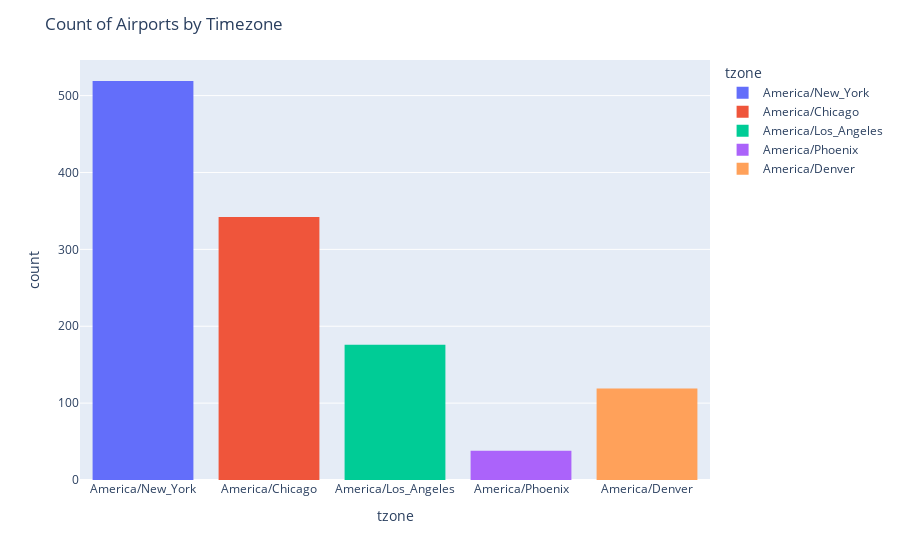

Notebook cell for this chart:
### Code cell
# Histogram of the number or airports in each timezone

fig = px.histogram(df_airports,
             x = 'tzone',
             color = 'tzone'
            )
             
fig.update_layout(
    title = 'Count of Airports by Timezone')
    
fig.show()

### Figure 1 — Plotly figure (JSON) as saved in the notebook; plotly's stock layout.template omitted (floating-point values rounded to 4 significant figures; data arrays with more than 128 entries replaced by an {"elided": "..."} marker saying what was removed)
{"data": [{"alignmentgroup": "True", "bingroup": "x", "hovertemplate": "tzone=%{x}<br>count=%{y}<extra></extra>", "legendgroup": "America/New_York", "marker": {"color": "#636efa", "pattern": {"shape": ""}}, "name": "America/New_York", "offsetgroup": "America/New_York", "orientation": "v", "showlegend": true, "type": "histogram", "x": {"elided": "519 str values"}, "xaxis": "x", "yaxis": "y"}, {"alignmentgroup": "True", "bingroup": "x", "hovertemplate": "tzone=%{x}<br>count=%{y}<extra></extra>", "legendgroup": "America/Chicago", "marker": {"color": "#EF553B", "pattern": {"shape": ""}}, "name": "America/Chicago", "offsetgroup": "America/Chicago", "orientation": "v", "showlegend": true, "type": "histogram", "x": {"elided": "342 str values"}, "xaxis": "x", "yaxis": "y"}, {"alignmentgroup": "True", "bingroup": "x", "hovertemplate": "tzone=%{x}<br>count=%{y}<extra></extra>", "legendgroup": "America/Los_Angeles", "marker": {"color": "#00cc96", "pattern": {"shape": ""}}, "name": "America/Los_Angeles", "offsetgroup": "America/Los_Angeles", "orientation": "v", "showlegend": true, "type": "histogram", "x": {"elided": "176 str values"}, "xaxis": "x", "yaxis": "y"}, {"alignmentgroup": "True", "bingroup": "x", "hovertemplate": "tzone=%{x}<br>count=%{y}<extra></extra>", "legendgroup": "America/Phoenix", "marker": {"color": "#ab63fa", "pattern": {"shape": ""}}, "name": "America/Phoenix", "offsetgroup": "America/Phoenix", "orientation": "v", "showlegend": true, "type": "histogram", "x": ["America/Phoenix", "America/Phoenix", "America/Phoenix", "America/Phoenix", "America/Phoenix", "America/Phoenix", "America/Phoenix", "America/Phoenix", "America/Phoenix", "America/Phoenix", "America/Phoenix", "America/Phoenix", "America/Phoenix", "America/Phoenix", "America/Phoenix", "America/Phoenix", "America/Phoenix", "America/Phoenix", "America/Phoenix", "America/Phoenix", "America/Phoenix", "America/Phoenix", "America/Phoenix", "America/Phoenix", "America/Phoenix", "America/Phoenix", "America/Phoenix", "America/Phoenix", "America/Phoenix", "America/Phoenix", "America/Phoenix", "America/Phoenix", "America/Phoenix", "America/Phoenix", "America/Phoenix", "America/Phoenix", "America/Phoenix", "America/Phoenix"], "xaxis": "x", "yaxis": "y"}, {"alignmentgroup": "True", "bingroup": "x", "hovertemplate": "tzone=%{x}<br>count=%{y}<extra></extra>", "legendgroup": "America/Denver", "marker": {"color": "#FFA15A", "pattern": {"shape": ""}}, "name": "America/Denver", "offsetgroup": "America/Denver", "orientation": "v", "showlegend": true, "type": "histogram", "x": ["America/Denver", "America/Denver", "America/Denver", "America/Denver", "America/Denver", "America/Denver", "America/Denver", "America/Denver", "America/Denver", "America/Denver", "America/Denver", "America/Denver", "America/Denver", "America/Denver", "America/Denver", "America/Denver", "America/Denver", "America/Denver", "America/Denver", "America/Denver", "America/Denver", "America/Denver", "America/Denver", "America/Denver", "America/Denver", "America/Denver", "America/Denver", "America/Denver", "America/Denver", "America/Denver", "America/Denver", "America/Denver", "America/Denver", "America/Denver", "America/Denver", "America/Denver", "America/Denver", "America/Denver", "America/Denver", "America/Denver", "America/Denver", "America/Denver", "America/Denver", "America/Denver", "America/Denver", "America/Denver", "America/Denver", "America/Denver", "America/Denver", "America/Denver", "America/Denver", "America/Denver", "America/Denver", "America/Denver", "America/Denver", "America/Denver", "America/Denver", "America/Denver", "America/Denver", "America/Denver", "America/Denver", "America/Denver", "America/Denver", "America/Denver", "America/Denver", "America/Denver", "America/Denver", "America/Denver", "America/Denver", "America/Denver", "America/Denver", "America/Denver", "America/Denver", "America/Denver", "America/Denver", "America/Denver", "America/Denver", "America/Denver", "America/Denver", "America/Denver", "America/Denver", "America/Denver", "America/Denver", "America/Denver", "America/Denver", "America/Denver", "America/Denver", "America/Denver", "America/Denver", "America/Denver", "America/Denver", "America/Denver", "America/Denver", "America/Denver", "America/Denver", "America/Denver", "America/Denver", "America/Denver", "America/Denver", "America/Denver", "America/Denver", "America/Denver", "America/Denver", "America/Denver", "America/Denver", "America/Denver", "America/Denver", "America/Denver", "America/Denver", "America/Denver", "America/Denver", "America/Denver", "America/Denver", "America/Denver", "America/Denver", "America/Denver", "America/Denver", "America/Denver", "America/Denver"], "xaxis": "x", "yaxis": "y"}], "layout": {"autosize": true, "barmode": "relative", "legend": {"title": {"text": "tzone"}, "tracegroupgap": 0}, "margin": {"t": 60}, "title": {"text": "Count of Airports by Timezone"}, "xaxis": {"anchor": "y", "autorange": true, "categoryarray": ["America/New_York", "America/Chicago", "America/Los_Angeles", "America/Phoenix", "America/Denver"], "categoryorder": "array", "domain": [0, 1], "range": [-0.5, 4.5], "title": {"text": "tzone"}, "type": "category"}, "yaxis": {"anchor": "x", "autorange": true, "domain": [0, 1], "range": [0, 546.3], "title": {"text": "count"}}}}
